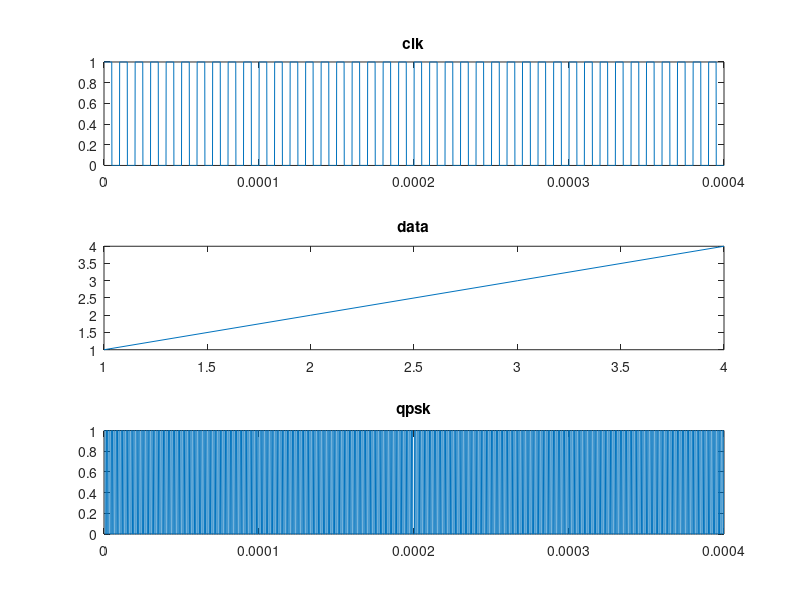
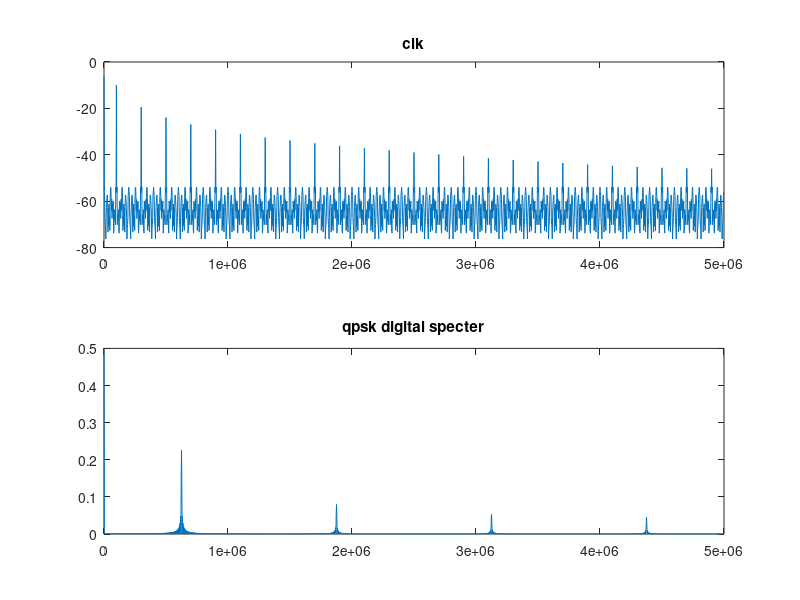

Here is the MATLAB script that generated these plots, in order: (Note: this script raises an error after producing the figures.)
clc; ; close all;

%% SIMULATION PARAMETERS
DATA_BITS = 1;
SYMBOLS = 2^DATA_BITS;
SYMBOL_RATE = 10;
UPSAMPLING = 100;
DATA_CYCLES = 4;

clk_freq = 100e3;
clk_period = 1/clk_freq;

% for matlab use only, sampling frequency of all simulation
samp_freq = clk_freq * UPSAMPLING;
samp_period = 1/samp_freq;

symbol_period = clk_period * SYMBOL_RATE;
symbol_freq = 1/symbol_period;

N = round(DATA_CYCLES * (symbol_period/samp_period));


%% SIGNALS
% time vector
t = (0:N-1)*samp_period;

% CLK system from PLL1
clk = (square(clk_freq*2*pi*t) + 1)/2;

% data from GNURadio
data = [1, 2, 3, 4];
data_index = 1;

% QPSK from data
qpsk_digital = double(zeros(1,N));

%%%% GENERATES QPSK -> 4 PSK
for i = 1: SYMBOL_RATE*UPSAMPLING :N
    switch data(data_index)
        % phase 0 grades
        case 1
            for j = 0:SYMBOL_RATE*UPSAMPLING-1
                switch mod(j,16)
                    case 0
                        qpsk_digital(i+j) = 1;
                    case 1
                        qpsk_digital(i+j) = 1;
                    case 2
                        qpsk_digital(i+j) = 1;
                    case 3
                        qpsk_digital(i+j) = 1;
                    case 4
                        qpsk_digital(i+j) = 1;
                    case 5
                        qpsk_digital(i+j) = 1;
                    case 6
                        qpsk_digital(i+j) = 1;
                    case 7
                        qpsk_digital(i+j) = 1;
                    case 8
                        qpsk_digital(i+j) = 0;
                    case 9
                        qpsk_digital(i+j) = 0;
                    case 10
                        qpsk_digital(i+j) = 0;
                    case 11
                        qpsk_digital(i+j) = 0;
                    case 12
                        qpsk_digital(i+j) = 0;
                    case 13
                        qpsk_digital(i+j) = 0;
                    case 14
                        qpsk_digital(i+j) = 0;
                    case 15
                        qpsk_digital(i+j) = 0;
                end
            end
        % phase 180 grades
        case 2
            for j = 0:SYMBOL_RATE*UPSAMPLING-1
                switch mod(j,16)
                    case 0
                        qpsk_digital(i+j) = 0;
                    case 1
                        qpsk_digital(i+j) = 0;
                    case 2
                        qpsk_digital(i+j) = 0;
                    case 3
                        qpsk_digital(i+j) = 0;
                    case 4
                        qpsk_digital(i+j) = 0;
                    case 5
                        qpsk_digital(i+j) = 0;
                    case 6
                        qpsk_digital(i+j) = 0;
                    case 7
                        qpsk_digital(i+j) = 0;
                    case 8
                        qpsk_digital(i+j) = 1;
                    case 9
                        qpsk_digital(i+j) = 1;
                    case 10
                        qpsk_digital(i+j) = 1;
                    case 11
                        qpsk_digital(i+j) = 1;
                    case 12
                        qpsk_digital(i+j) = 1;
                    case 13
                        qpsk_digital(i+j) = 1;
                    case 14
                        qpsk_digital(i+j) = 1;
                    case 15
                        qpsk_digital(i+j) = 1;
                end
            end
        % phase 90 grades
        case 3
            for j = 0:SYMBOL_RATE*UPSAMPLING-1
                switch mod(j,16)
                    case 0
                        qpsk_digital(i+j) = 0;
                    case 1
                        qpsk_digital(i+j) = 0;
                    case 2
                        qpsk_digital(i+j) = 0;
                    case 3
                        qpsk_digital(i+j) = 0;
                    case 4
                        qpsk_digital(i+j) = 1;
                    case 5
                        qpsk_digital(i+j) = 1;
                    case 6
                        qpsk_digital(i+j) = 1;
                    case 7
                        qpsk_digital(i+j) = 1;
                    case 8
                        qpsk_digital(i+j) = 1;
                    case 9
                        qpsk_digital(i+j) = 1;
                    case 10
                        qpsk_digital(i+j) = 1;
                    case 11
                        qpsk_digital(i+j) = 1;
                    case 12
                        qpsk_digital(i+j) = 0;
                    case 13
                        qpsk_digital(i+j) = 0;
                    case 14
                        qpsk_digital(i+j) = 0;
                    case 15
                        qpsk_digital(i+j) = 0;
                end
            end
        % phase -90 grades
        case 4
            for j = 0:SYMBOL_RATE*UPSAMPLING-1
                switch mod(j,16)
                    case 0
                        qpsk_digital(i+j) = 1;
                    case 1
                        qpsk_digital(i+j) = 1;
                    case 2
                        qpsk_digital(i+j) = 1;
                    case 3
                        qpsk_digital(i+j) = 1;
                    case 4
                        qpsk_digital(i+j) = 0;
                    case 5
                        qpsk_digital(i+j) = 0;
                    case 6
                        qpsk_digital(i+j) = 0;
                    case 7
                        qpsk_digital(i+j) = 0;
                    case 8
                        qpsk_digital(i+j) = 0;
                    case 9
                        qpsk_digital(i+j) = 0;
                    case 10
                        qpsk_digital(i+j) = 0;
                    case 11
                        qpsk_digital(i+j) = 0;
                    case 12
                        qpsk_digital(i+j) = 1;
                    case 13
                        qpsk_digital(i+j) = 1;
                    case 14
                        qpsk_digital(i+j) = 1;
                    case 15
                        qpsk_digital(i+j) = 1;
                end
            end
    end
    data_index = data_index + 1;
end


%% PLOT
figure(1);
subplot(311);   plot(t, clk);           title("clk");
subplot(312);   plot(data);             title("data");
subplot(313);   plot(t, qpsk_digital);  title("qpsk");


%% FREQUENCY
res_freq = samp_freq/N;
f = (0:N-1)*res_freq;

clk_spec = abs(fft(clk))/N;
qpsk_digital_spec = abs(fft(double(qpsk_digital)))/N;


%% PLOT
figure(2);
subplot(211);   plot(f(1:N/2), mag2db(clk_spec(1:N/2)));            title("clk");
subplot(212);   plot(f(1:N/2), (qpsk_digital_spec(1:N/2)));         title("qpsk digital specter");


%% FILTER
qpsk = filter(BPF_NUM, 1, qpsk_digital); 


%% FREQUENCY
qpsk_filtered_spec = abs(fft(qpsk))/N;


%% PLOT
figure(3);
subplot(211);   plot(t, qpsk);
    title("qpsk filtered");
subplot(212);   plot(f(1:N/2), mag2db(qpsk_filtered_spec(1:N/2)));
    title("qpsk filtered - spect");
    

%% DEMODULATION
carrier_freq = 6.25e5;
osc = cos(carrier_freq*2*pi*t);
i_demod = qpsk .* osc;
osc = sin(carrier_freq*2*pi*t);
q_demod = qpsk .* osc;

i_filtered = filter(Num, 1, i_demod); 
q_filtered = filter(Num, 1, q_demod); 

qpsk_demod = (i_filtered) + 1i * (q_filtered);
qpsk_message = pskdemod(qpsk_demod, 4);




%% PLOT
figure(8);
% subplot(121);   plot(t, i_filtered);        title("i in time");
% subplot(122);   plot(t, q_filtered);        title("q in time");
plot(t, i_filtered, t, q_filtered);         title("i-q in time");

figure(7);
subplot(121);   histogram(i_filtered);      title("i histogram");
subplot(122);   histogram(q_filtered);      title("q histogram");

% figure(5);
subplot(121);   scatterplot(qpsk_demod);	title("qpsk demod");
subplot(122);   scatterplot(qpsk_message);	title("qpsk message");

figure(4);
subplot(121);   plot(qpsk_message);         title("message in time");
subplot(122);   histogram(qpsk_message);    title("message histogram");


